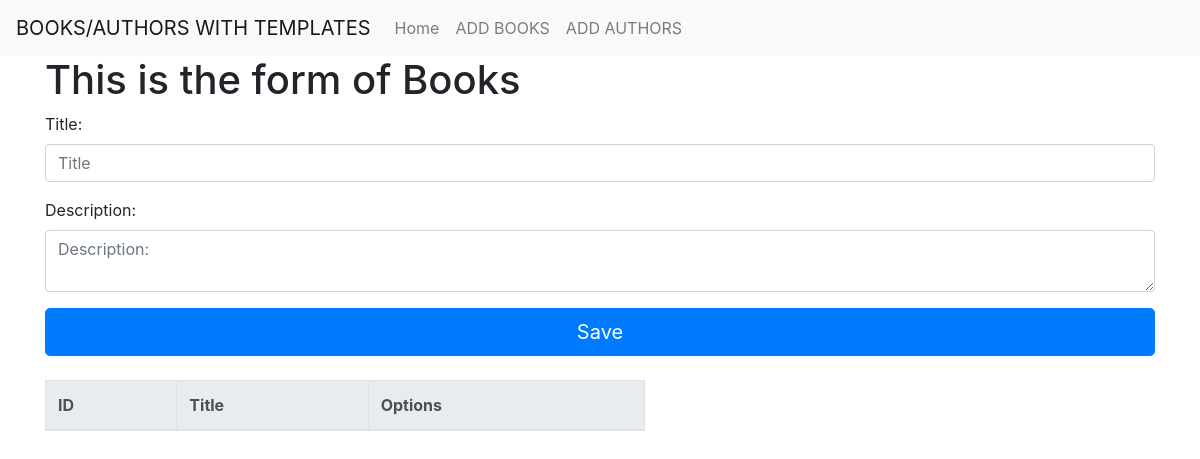
The app's page /index, older data.
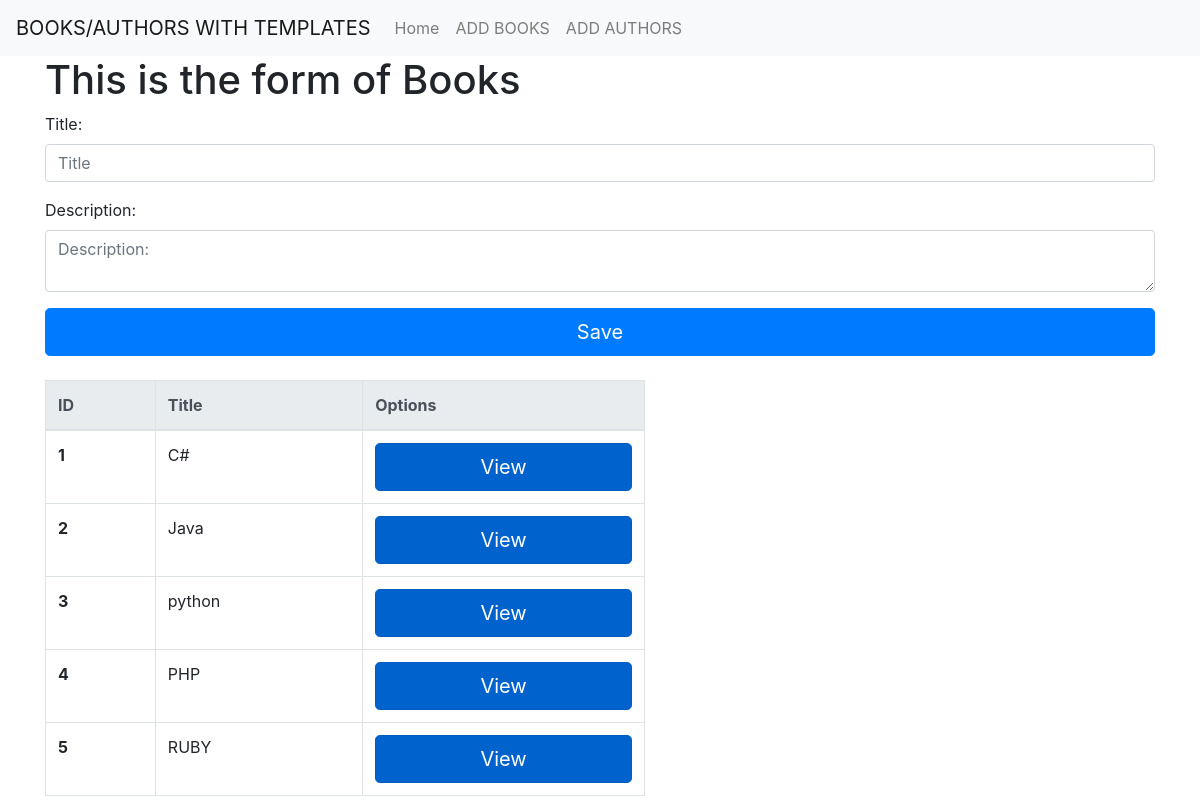
The same page, newer data.
### Template_Book/models.py (models this page shows)
class Books(models.Model):
    title = models.CharField(max_length=200)
    description = models.TextField()
    created_at = models.DateTimeField(auto_now_add=True)
    updated_at = models.DateTimeField(auto_now=True)

### Template_Book/views.py (the view)
# urls.py: path('index', views.index_book),
def index_book(request ):
    some_data = Books.objects.all()
    context ={
        "contex":some_data
    }
    return render(request, "index_book.html", context)

### Template_Book/templates/index_book.html (shortened to what this page needs)
<!DOCTYPE html>
<html lang="en">
<head>
    <link rel="stylesheet" href="https://stackpath.bootstrapcdn.com/bootstrap/4.4.1/css/bootstrap.min.css"
>
    {% load static %}
      <link rel="stylesheet" href="{% static 'css/style.css' %}">
</head>
<body>
    <nav class="navbar navbar-expand-lg navbar-light bg-light">
        <div class="collapse navbar-collapse" id="navbarTogglerDemo01">
          <a class="navbar-brand" >BOOKS/AUTHORS WITH TEMPLATES</a>
          <ul class="navbar-nav mr-auto mt-2 mt-lg-0">
            <li class="nav-item ">
              <a class="nav-link "  href="/">Home </a>
            </li>
            <li class="nav-item">
              <a class="nav-link" href="/index">ADD BOOKS</a>
            </li>
            <li class="nav-item">
                <a class="nav-link" href="/index_one">ADD AUTHORS</a>
              </li>
          </ul>
        </div>
      </nav>
<div class="container center">
    <h1>This is the form of Books</h1>
            <form action="/create_Book" method="POST" id="create_Book">
            <div class="form-group ">
                <label for="title"> Title: </label>
                <input type="text"  class="form-control" name="title" id="title" placeholder="Title" required>
            </div>
            <div class="form-group ">
                <label for="description">Description:</label>
                <textarea class="form-control" placeholder="Description:" name="description" id="description" required></textarea>
            </div>
                <input type="submit" class="btn btn-primary btn-lg btn-block" value="Save">
            </form><br>
    <table class="table table-bordered table-hover" >
        <thead class="thead-light" >
        <th  scope="col">ID</th>
        <th scope="col">Title</th>
        <th scope="col">Options</th>
    </thead>
        {% for data in contex %}
        <tr>
            <th scope="row">{{ data.id }}</th>
            <td>{{ data.title }}</td>
            <td><a class="btn btn-primary btn-lg btn-block active" role="button" aria-pressed="true" href="/show/{{ data.id }}">View</a></td>
        </tr>
        {% endfor %}
    </table>
</div>
</body>
</html>

Row changes from the older to the newer data that the page shows:
added Books: id "1", title "C#"
added Books: id "2", title "Java"
added Books: id "3", title "python"
added Books: id "4", title "PHP"
added Books: id "5", title "RUBY"
